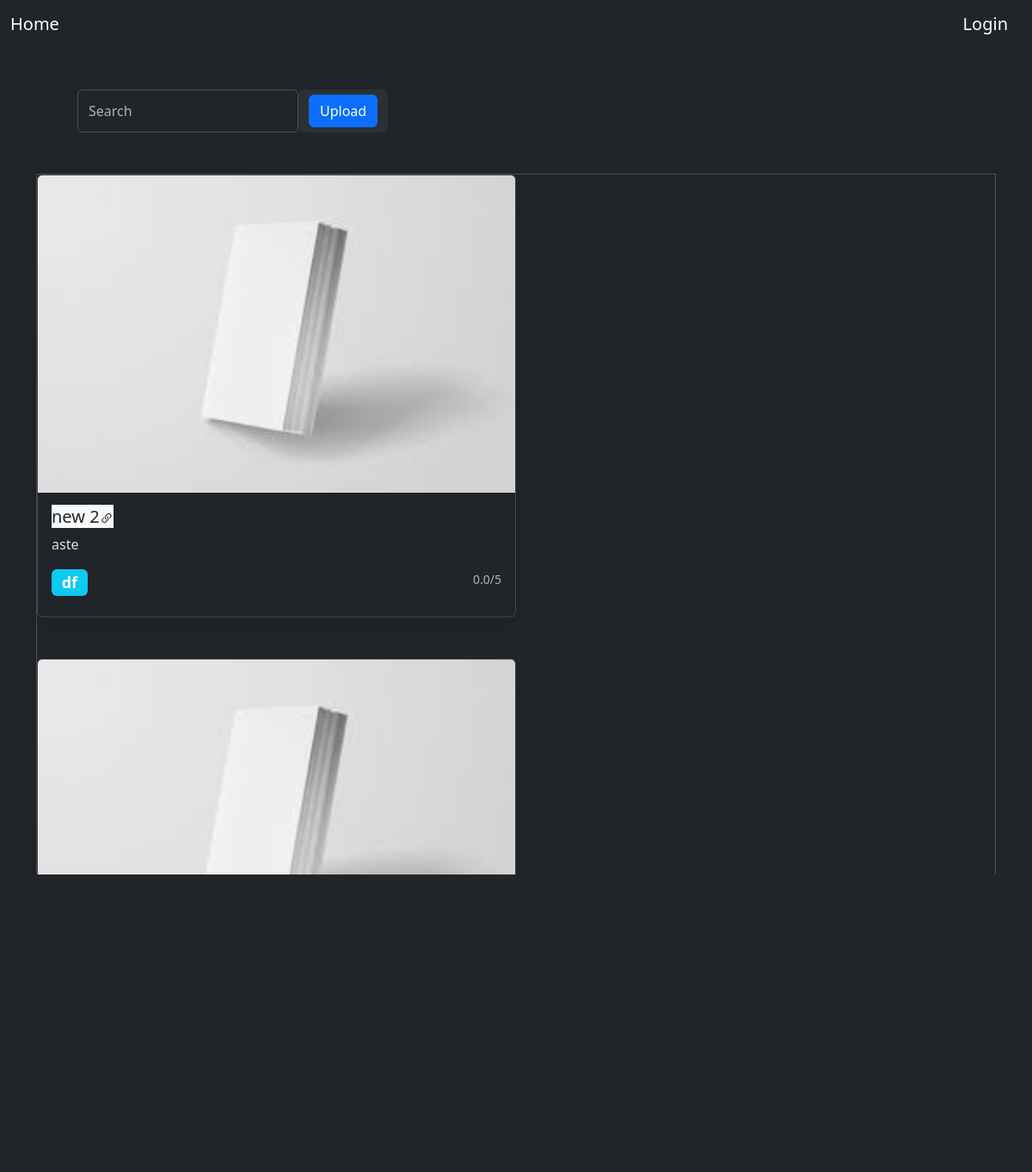
Before: / with the older database file.
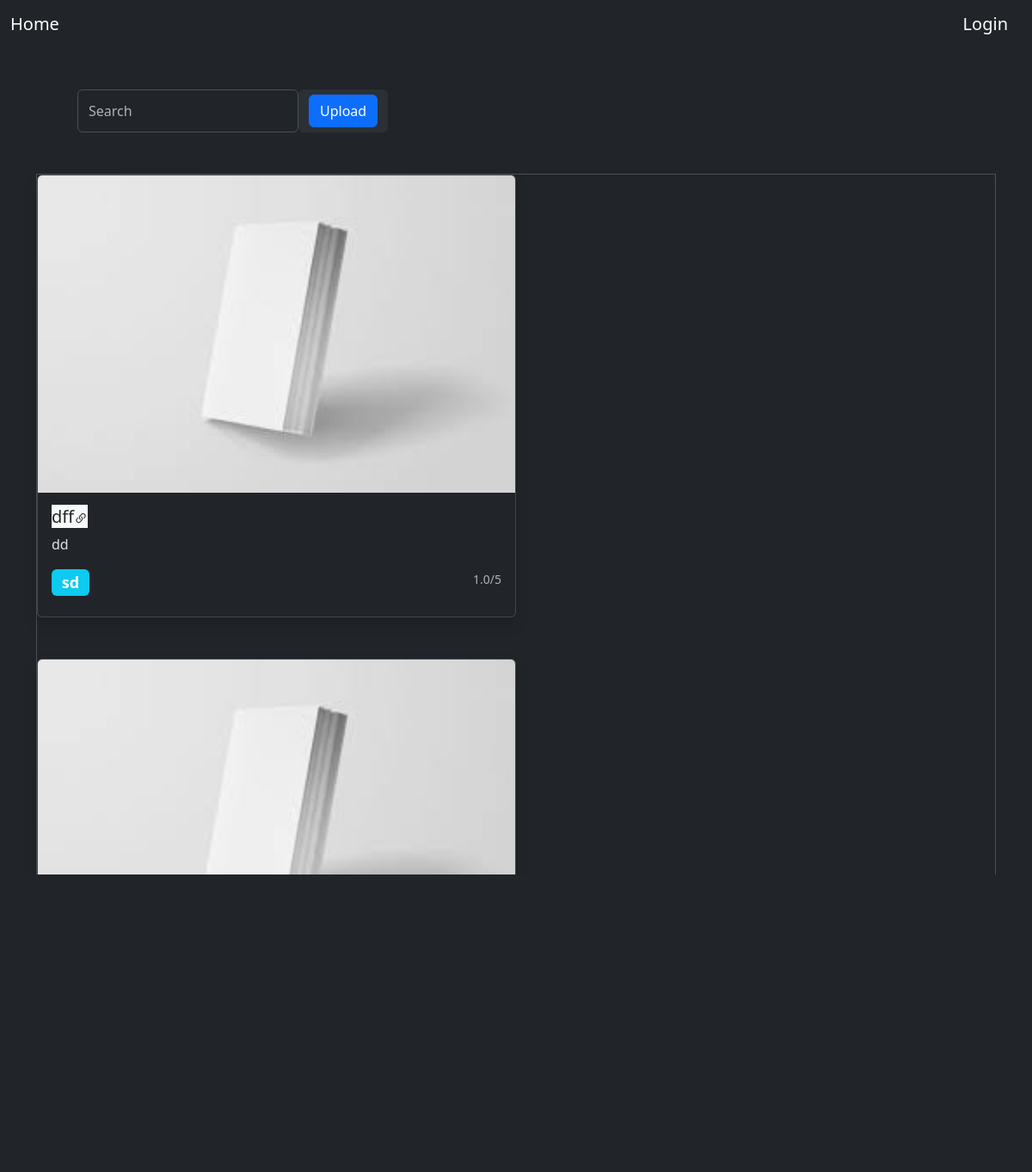
After: the same page with the newer database file.
### bookApp/models.py (models this page shows, shortened)
class Book(models.Model):
	id = models.IntegerField(primary_key=True)
	title = models.CharField(max_length=50)
	author = models.CharField(max_length=50)
	pcs_left = models.IntegerField("Total number of copies")
	genre =  models.CharField(max_length=150)
	cover_image = models.ImageField(upload_to='Book-Covers/', default='defaults/no-cover.jpeg')
	rating = models.FloatField(default=0)
	description = models.TextField(default='No description available.')
	borrowers = models.ManyToManyField(CustomUser)
	created_at = models.DateTimeField(auto_now_add=True)
	updated_at = models.DateTimeField(auto_now=True)
	class Meta:
		ordering = ["title"]

### bookApp/views.py (the view)
# urls.py: path('', BookListView.as_view(), name='book-home'),
class BookListView(ListView):
	model = Book
	template_name = 'bookApp/home.html'
	context_object_name = 'books'
	ordering = ['-created_at']
	paginate_by = 2
	def get_context_data(self, **kwargs):
		context = super(BookListView, self).get_context_data(**kwargs)
		user = self.request.user
		if user:
			context['user'] = user
		return context

### bookApp/templatetags/paginator_tags.py (called while the page is built)
@register.simple_tag
def get_proper_elided_page_range(p, number, on_each_side=3, on_ends=2):
    paginator = Paginator(p.object_list, p.per_page)
    return paginator.get_elided_page_range(number=number,
                                           on_each_side=on_each_side,
                                           on_ends=on_ends)

### bookApp/templates/bookApp/home.html (shortened to what this page needs)
{% extends "./layout.html" %}
{% load paginator_tags %}
{% block content %}
	<div class="d-flex flex-column  justify-content-center text-center">
		<div class="input-group rounded m-5 align-self-start">
			<form action="{% url 'search-results' %}" method="get" class="d-flex flex-row">
				<input type="text" class="form-control rounded" placeholder="Search" aria-label="Search" aria-describedby="search-addon" name="q"/>
				<span class="input-group-text border-0" id="search-addon">
					<input type="submit" value="Upload" class="btn btn-primary">
				</span>
			</div>
			<div class="d-flex flex-wrap gap-5  border text-start">
				{% if books%}
					{% for book in books%}
						<div class="card w-50 shadow" onclick="location.href={% url 'book-detail' book_id=book.id %};">
							<img class="card-img-top" src="{{book.cover_image.url}}" alt="Card image cap">
							<div class="card-body">
								<h5 class="card-title "><a href={% url 'book-detail' book_id=book.id %} class="bg-light text-dark" style="text-decoration: none;">{{book.title}}</a></h5>
								<p class="card-text">{{book.author}}</p>
								<div class="d-flex flex-row justify-content-between">
									<h4><span class="badge badge-secondary bg-info">{{ book.genre}}</span></h4>
									<p class="card-text"><small class="text-muted">{{ book.rating }}/5</small></p>
								</div>
							</div>
						</div>
					{% endfor%}
				{% else %}
					<h2 class="text-center">No books in the system, visit later!</h2>
				{% endif %}
			</div>
			{% get_proper_elided_page_range paginator page_obj.number as page_range %}
			<div class="d-flex m-3 justify-content-center  ">
				<nav aria-label="... text-center">
					<ul class="pagination">
						{% for i in page_range %}
							{% if page_obj.number == i %}
								<li class="active page-item">
									<span class="page-link">{{ i }}</span>
								</li>
							{% else %}
								{% if i == paginator.ELLIPSIS %}
									<li class="page-item">
										<span class="page-link">{{ paginator.ELLIPSIS }}</span>
									</li>
								{% else %}
									<li class="page-item">
										<a class="page-link" href="?page={{ i }}">{{ i }}</a>
									</li>
								{% endif %}
							{% endif %}
						{% endfor %}
						{% if page_obj.has_next %}
							<li class="page-item">
								<a class="page-link" href="?page={{ page_obj.next_page_number }}">next</a>
							</li>
							<li class="page-item">
								<a class="page-link" href="?page={{ page_obj.paginator.num_pages }}">last &raquo;</a>
							</li>
						{% endif %}
					</ul>
				</nav>
			</div>
		</div>
	{% endblock %}

### bookApp/templates/bookApp/layout.html (shortened to what this page needs)
<!DOCTYPE html>
<html data-bs-theme="dark">
	<head>
		{% load bootstrap5 %}
		{% bootstrap_css %}
		{% load crispy_forms_tags %}
	</head>
	<body>
		<nav class="navbar navbar-expand-sm bg-dark navbar-dark">
			<div class="container-fluid">
				<a class="navbar-brand" href={% url 'book-home'%}>Home</a>
				{% if user.is_authenticated %}
					{% if user.is_staff or user.role == 'admin' %}
						<a class="navbar-brand" href={% url 'book_upload'%}>Upload</a>
						{% if user.is_staff %}
							<a class="navbar-brand" href={% url 'admin:index'%}>Manage</a>
						{% endif %}
					{% endif %}
					<a class="navbar-brand" href={% url 'logout'%}>Logout</a>
					<a class="navbar-brand" href={% url 'user-account'%}>
						<img src="{{user.profile_image.url}}" alt="Avatar Logo" style="width:45px;" class="rounded-pill">
					</a>
				{% else %}
					<a class="navbar-brand" href={% url 'login'%}>Login</a>
				{% endif %}
			</div>
		</nav>
	<div class="container">
		{% block content%}
		{% endblock %}
	</div>
</body>
</html>

Changed rows visible on the page:
no longer on this page (row edited): Book: cover_image (picture), title "new 2", author "aste", genre "df", rating "0.0"
added Book: cover_image (picture), title "dff", author "dd", genre "sd", rating "1.0"
